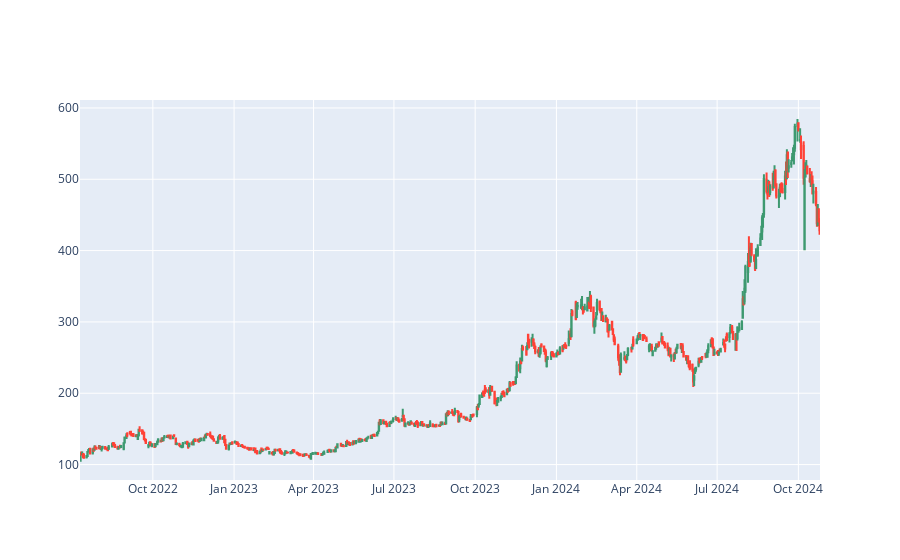

The notebook cell this image was saved under:
### Code cell
#Using Plotly.graph to get more precise graphs 
import plotly.graph_objects as go

#Candlestick charts depict the open, closing, high, and low prices of a security over a designated time.
figure = go.Figure(data=[go.Candlestick(
    x=df.index,
    open=df["Open"],
    high=df["High"],
    low=df["Low"],
    close=df["Close"]
)])
figure.update_layout(xaxis_rangeslider_visible = False)

figure.show()

### Figure 1 — Plotly figure (JSON) as saved in the notebook; plotly's stock layout.template omitted (floating-point values rounded to 4 significant figures; data arrays with more than 128 entries replaced by an {"elided": "..."} marker saying what was removed)
{"data": [{"close": {"elided": "565 float values"}, "high": {"elided": "565 float values"}, "low": {"elided": "565 float values"}, "open": {"elided": "565 float values"}, "type": "candlestick", "x": {"elided": "565 str values"}}], "layout": {"autosize": true, "xaxis": {"autorange": true, "range": ["2022-07-10 12:00", "2024-10-25 12:00"], "rangeslider": {"visible": false, "yaxis": {}}, "type": "date"}, "yaxis": {"autorange": true, "range": [78.36, 611.1]}}}
